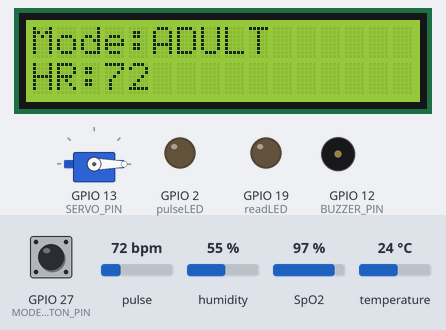
Recording of a sketch running on a simulated ESP32. Shown: 16×2 character LCD, servo, output pins drawn as LEDs (lit = HIGH), buzzer (waves = sounding, pin HIGH). Inputs (shaded band) come from the test bench; at power-on: GPIO 27 (MODE_BUTTON_PIN) HIGH, pulse 72 bpm, humidity 55 %, SpO2 97 %, temperature 24 °C. What the sketch prints to the serial monitor is not drawn.

Above: at 8.7 s.
8.8 s: GPIO 27 (MODE_BUTTON_PIN) pulled LOW for 0.15 s
At 10.1 s:
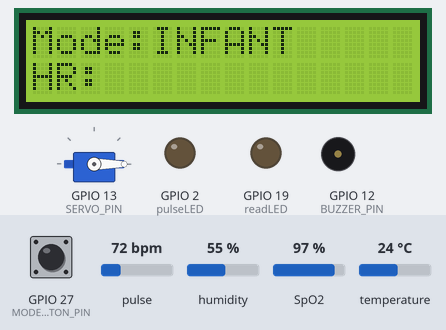
14.6 s: pulse set to 97 bpm
At 19.2 s:
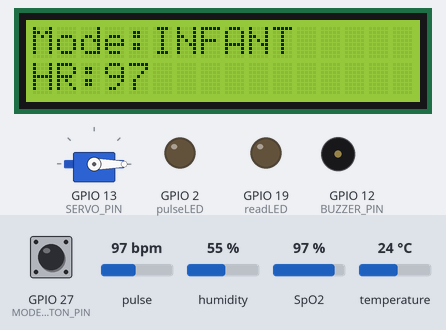
19.5 s: pulse set to 101 bpm
At 23.9 s:
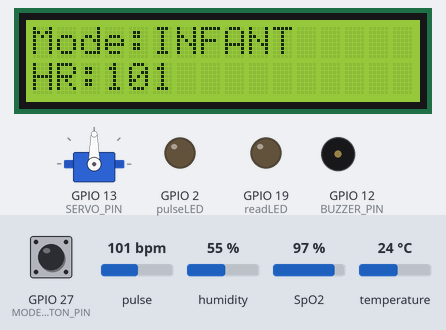
24.4 s: pulse set to 42 bpm
At 28.9 s:
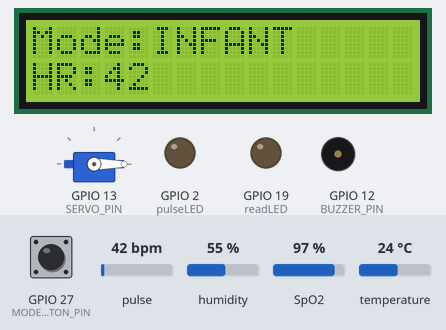
29.2 s: GPIO 27 (MODE_BUTTON_PIN) driven LOW
At 33.4 s:
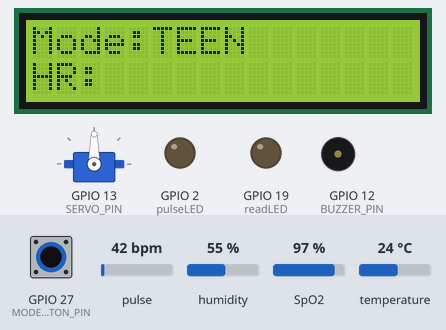
Timing chart, 0 to 49.2 s (numbered marks = the images above; inputs shaded):
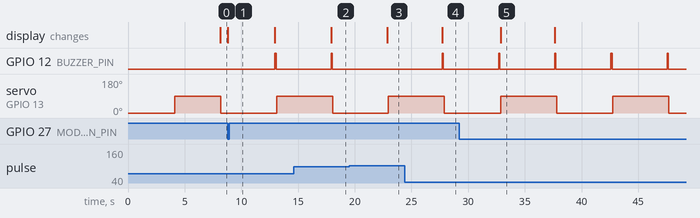

Measured:
- the behaviour switches between 99 and 100 bpm on pulse (found by bisection; images 2 and 3)
- after the input at 8.8 s, GPIO 12 (BUZZER_PIN): LOW → HIGH after 4.2 s, → LOW 0.10 s later; the display: changes at once (image 1)
- after the input at 14.6 s, the display: changes after 3.3 s (image 2)
- after the input at 19.5 s, GPIO 12 (BUZZER_PIN): stays LOW (without the input it goes to HIGH after 3.4 s); the display: changes after 3.4 s (image 3)
- after the input at 24.4 s, GPIO 12 (BUZZER_PIN): LOW → HIGH after 3.3 s, → LOW 0.10 s later; the display: changes after 3.3 s (image 4)
- after the input at 29.2 s, the display: changes after 3.7 s (image 5)
- by itself, servo on GPIO 13 (SERVO_PIN): alternates 90° for 5.0 s and 0° for 5.0 s

The sketch:

esp32_with_30102.ino
```cpp
#include <Wire.h>
#include <LiquidCrystal_I2C.h>
#include <ESP32Servo.h>
#include <DHT.h>
#include "MAX30105.h"     // Changed from MAX30100
#include "heartRate.h"    // Added for heart rate calculation
#include "spo2_algorithm.h"  // Added for SpO2 calculation

// Define I2C pins for ESP32
#define I2C_SDA 21
#define I2C_SCL 22

// Other Pin Definitions
#define SERVO_PIN 13
#define DHT_PIN 14
#define BUZZER_PIN 12
#define MODE_BUTTON_PIN 27
#define DHT_TYPE DHT11

// Constants for MAX30102
const uint8_t RATE_SIZE = 4; // Increase this for more averaging
const byte FINGER_ON = 50000; // If red signal is lower than this, assume finger is not on sensor
uint32_t irBuffer[100];  // IR LED sensor data
uint32_t redBuffer[100]; // Red LED sensor data
int32_t bufferLength;    // Data length
int32_t spo2;           // SPO2 value
int8_t validSPO2;       // Indicator to show if the SPO2 calculation is valid
int32_t heartRate;      // Heart rate value
int8_t validHeartRate;  // Indicator to show if the heart rate calculation is valid
byte pulseLED = 2;      // Must be on PWM pin
byte readLED = 19;      // Blinks with each data read

// Constants for different age groups
enum VentMode {
  INFANT,
  TEEN,
  ADULT
};

struct AgeGroup {
  const char* name;
  int minBPM;
  int maxBPM;
  int defaultBPM;
  int minHR;
};

const AgeGroup AGE_GROUPS[] = {
  {"INFANT", 20, 40, 30, 100},
  {"TEEN  ", 12, 20, 16, 75},
  {"ADULT ", 10, 12, 11, 60}
};

// Initialize objects
LiquidCrystal_I2C lcd(0x27, 16, 2);
Servo ambuServo;
DHT dht(DHT_PIN, DHT_TYPE);
MAX30105 particleSensor;  // Changed from PulseOximeter to MAX30105

// Global variables
VentMode currentMode = ADULT;
unsigned long lastUpdate = 0;
unsigned long lastButtonCheck = 0;
unsigned long lastServoMove = 0;
unsigned long lastSerialOutput = 0;
unsigned long lastBeatCheck = 0;
bool buttonPressed = false;
int currentAngle = 0;
float currentTemp = 0;
float currentHumidity = 0;
const int SERVO_MIN = 0;
const int SERVO_MAX = 90;
const unsigned long DEBOUNCE_DELAY = 200;
const unsigned long REPORTING_PERIOD_MS = 1000;
const unsigned long SERIAL_UPDATE_MS = 500;

void printSerialHeader() {
  Serial.println("\n=================================================");
  Serial.println("Smart Ventilator System - Status Report");
  Serial.println("=================================================");
}

void printSerialStatus() {
  if (millis() - lastSerialOutput < SERIAL_UPDATE_MS) return;

  printSerialHeader();

  // Print current mode and settings
  Serial.println("\nCurrent Settings:");
  Serial.printf("Mode: %s\n", AGE_GROUPS[currentMode].name);
  Serial.printf("Target BPM Range: %d-%d\n", AGE_GROUPS[currentMode].minBPM, AGE_GROUPS[currentMode].maxBPM);
  Serial.printf("Current BPM Setting: %d\n", AGE_GROUPS[currentMode].defaultBPM);
  Serial.printf("HR Alert Threshold: %d\n", AGE_GROUPS[currentMode].minHR);

  // Print vital signs
  Serial.println("\nVital Signs:");
  if (validHeartRate && validSPO2) {
    Serial.printf("Heart Rate: %d BPM\n", heartRate);
    Serial.printf("SpO2: %d%%\n", spo2);
  } else {
    Serial.println("Finger not detected on sensor");
  }

  // Print environmental data
  currentTemp = dht.readTemperature();
  currentHumidity = dht.readHumidity();
  Serial.println("\nEnvironmental Conditions:");
  if (!isnan(currentTemp) && !isnan(currentHumidity)) {
    Serial.printf("Temperature: %.1f°C\n", currentTemp);
    Serial.printf("Humidity: %.1f%%\n", currentHumidity);
  } else {
    Serial.println("DHT Sensor reading error!");
  }

  // Print ventilator status
  Serial.println("\nVentilator Status:");
  Serial.printf("Servo Position: %d degrees\n", currentAngle);
  Serial.printf("Cycles/min: %d\n", AGE_GROUPS[currentMode].defaultBPM);

  // Print system uptime
  Serial.println("\nSystem Info:");
  Serial.printf("Uptime: %lu seconds\n", millis() / 1000);

  Serial.println("=================================================\n");

  lastSerialOutput = millis();
}

void setup() {
  Serial.begin(115200);
  while (!Serial) {
    ; // Wait for serial port to connect
  }

  Serial.println("\nInitializing Smart Ventilator System...");

  // Initialize I2C
  Wire.begin(I2C_SDA, I2C_SCL);
  Serial.println("I2C initialized");

  // Initialize LCD
  lcd.init();
  lcd.backlight();
  lcd.clear();
  lcd.print("Starting up...");
  Serial.println("LCD initialized");

  // Initialize servo
  ESP32PWM::allocateTimer(0);
  ambuServo.setPeriodHertz(50);
  ambuServo.attach(SERVO_PIN, 500, 2400);
  ambuServo.write(SERVO_MIN);
  Serial.println("Servo initialized");

  // Initialize other components
  pinMode(BUZZER_PIN, OUTPUT);
  pinMode(MODE_BUTTON_PIN, INPUT_PULLUP);
  pinMode(pulseLED, OUTPUT);
  pinMode(readLED, OUTPUT);
  dht.begin();
  Serial.println("Pins and DHT sensor initialized");

  // Initialize MAX30102
  Serial.print("Initializing MAX30102...");
  if (!particleSensor.begin(Wire, I2C_SPEED_FAST)) {
    Serial.println("FAILED");
    lcd.clear();
    lcd.print("Sensor Failed!");
    while(1) {
      Serial.println("MAX30102 initialization failed!");
      delay(1000);
    }
  }
  Serial.println("SUCCESS");

  // Configure MAX30102 sensor
  particleSensor.setup(60, 4, 2, 100, 411, 4096); // Configure sensor with typical settings
  particleSensor.setPulseAmplitudeRed(0x0A);
  particleSensor.setPulseAmplitudeGreen(0);

  updateDisplay();
  Serial.println("System initialization complete!\n");

  // Initialize the sensor buffer with initial samples
  bufferLength = 100;
  for (byte i = 0; i < bufferLength; i++) {
    while (particleSensor.available() == false)
      particleSensor.check();

    redBuffer[i] = particleSensor.getRed();
    irBuffer[i] = particleSensor.getIR();
    particleSensor.nextSample();
  }
}

void updateDisplay() {
  lcd.clear();
  lcd.setCursor(0, 0);
  lcd.print("Mode:");
  lcd.print(AGE_GROUPS[currentMode].name);
  lcd.setCursor(0, 1);
  lcd.print("HR:");
}

void checkModeButton() {
  if (millis() - lastButtonCheck < DEBOUNCE_DELAY) return;

  if (digitalRead(MODE_BUTTON_PIN) == LOW && !buttonPressed) {
    buttonPressed = true;
    lastButtonCheck = millis();
    currentMode = static_cast<VentMode>((currentMode + 1) % 3);
    Serial.printf("\nMode changed to: %s\n", AGE_GROUPS[currentMode].name);
    updateDisplay();
  } else if (digitalRead(MODE_BUTTON_PIN) == HIGH) {
    buttonPressed = false;
  }
}

void operateVentilator() {
  unsigned long currentTime = millis();
  int currentBPM = AGE_GROUPS[currentMode].defaultBPM;
  unsigned long cycleTime = (60000 / currentBPM) / 2;

  if (currentTime - lastServoMove > cycleTime) {
    if (currentAngle == SERVO_MIN) {
      ambuServo.write(SERVO_MAX);
      currentAngle = SERVO_MAX;
      Serial.println("Ventilator: Compression");
    } else {
      ambuServo.write(SERVO_MIN);
      currentAngle = SERVO_MIN;
      Serial.println("Ventilator: Release");
    }
    lastServoMove = currentTime;
  }
}

void checkVitals() {
  // Check if finger is on sensor
  if (particleSensor.getRed() < FINGER_ON) {
    Serial.println("No finger detected");
    return;
  }

  // Get new samples
  for (byte i = 0; i < bufferLength; i++) {
    while (particleSensor.available() == false)
      particleSensor.check();

    redBuffer[i] = particleSensor.getRed();
    irBuffer[i] = particleSensor.getIR();
    particleSensor.nextSample();
  }

  // Calculate heart rate and SpO2
  maxim_heart_rate_and_oxygen_saturation(irBuffer, bufferLength, redBuffer, &spo2, &validSPO2, &heartRate, &validHeartRate);

  if (validHeartRate && validSPO2) {
    lcd.setCursor(3, 1);
    lcd.print("    ");
    lcd.setCursor(3, 1);
    lcd.print(heartRate);

    if (heartRate < AGE_GROUPS[currentMode].minHR) {
      digitalWrite(BUZZER_PIN, HIGH);
      Serial.printf("!!! ALERT: Low Heart Rate: %d (Threshold: %d) !!!\n",
                   heartRate, AGE_GROUPS[currentMode].minHR);
      delay(100);
      digitalWrite(BUZZER_PIN, LOW);
    }
  }
}

void loop() {
  checkModeButton();
  operateVentilator();

  if (millis() - lastUpdate > REPORTING_PERIOD_MS) {
    checkVitals();
    lastUpdate = millis();
  }

  // Print detailed status to serial monitor
  printSerialStatus();
}
```
